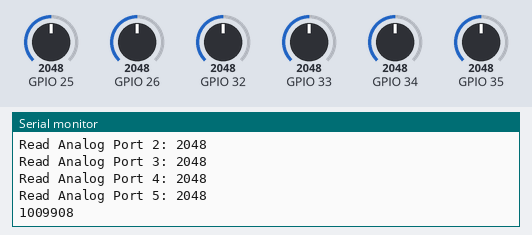
Recording of a sketch running on a simulated ESP32. Shown: the last lines printed to the serial monitor. Inputs (shaded band) come from the test bench; at power-on: GPIO 25 = 2048, GPIO 26 = 2048, GPIO 32 = 2048, GPIO 33 = 2048, GPIO 34 = 2048, GPIO 35 = 2048.

Above: at 1.8 s.
1.9 s: GPIO 25 set to 2866
At 2.8 s:
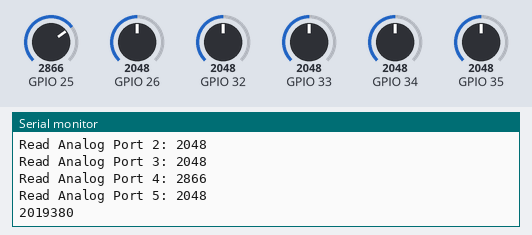
3.4 s: GPIO 26 set to 2866
At 4.7 s:
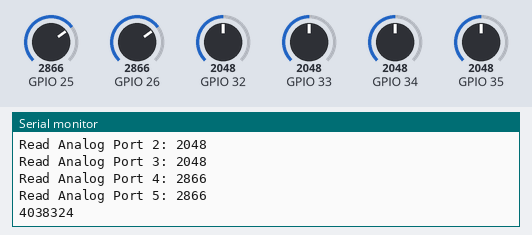
4.9 s: GPIO 32 set to 2866
At 5.9 s:
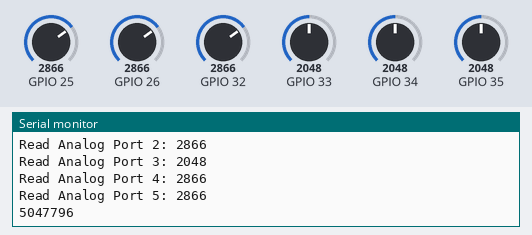
6.4 s: GPIO 33 set to 2866
At 7.4 s:
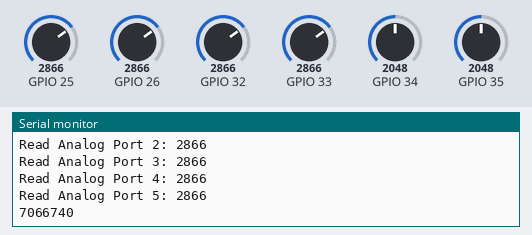
7.9 s: GPIO 34 set to 2866
At 8.6 s:
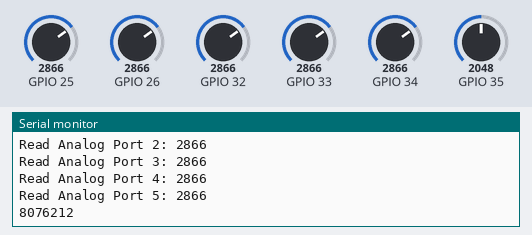
9.4 s: GPIO 35 set to 2866
At 10.8 s:
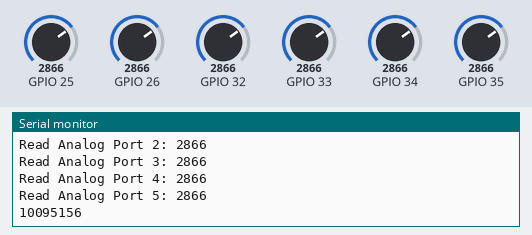
Timing chart, 0 to 11.9 s (numbered marks = the images above; inputs shaded):
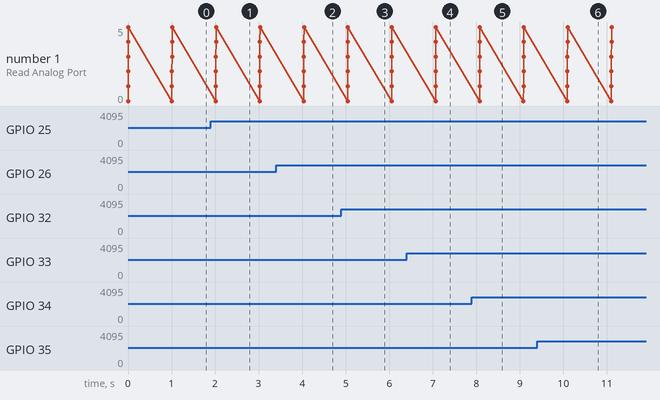

Measured:
- after the input at 1.9 s, the serial monitor: prints a new line after 0.12 s (image 1)
- after the input at 3.4 s, the serial monitor: prints a new line after 0.64 s (image 2)
- after the input at 4.9 s, the serial monitor: prints a new line after 0.15 s (image 3)
- after the input at 6.4 s, the serial monitor: prints a new line after 0.67 s (image 4)
- after the input at 7.9 s, the serial monitor: prints a new line after 0.18 s (image 5)
- after the input at 9.4 s, the serial monitor: prints a new line after 0.70 s (image 6)

The sketch:

PhotogateESP32.ino
```cpp
// #define USE_INTRANET

// Debug only
#define LOCAL_SSID "XXX"
#define LOCAL_PASS "XXX"

#define AP_SSID "PhotoGate01"
#define AP_PASS "ccaufscar01"

// #include <WiFi.h>
// #include <WebServer.h>
#include "Photogate.h"

// Photogate pinout.
const unsigned int gate[6] = {34, 35, 32, 33, 25, 26}; // ESP-WROOM-32 GPIO PINOUT. If gate size changed, must change s_gateSize due to static allocation.
Photogate Gate(gate);

// Add this to Web class later.
// char XML[2048];
// char buf[32];
//
// IPAddress ActualIP;
// IPAddress PageIP(192, 168, 1, 1);
// IPAddress Gateway(192, 168, 1, 1);
// IPAddress Subnet(255, 255, 255, 0);
// IPAddress Ip;
//
// WebServer Server(80);

void setup()
{
  Serial.begin(115200);
  Gate.PinSetGate();
}

void loop()
{
  // If start button pressed, calls Gate.InitPhotogate();
  // then,
  // Photogate time loop:
  if(Gate.IsRunning())
  {
    Gate.OnUpdate();
  }
}
```

Channel.cpp
```cpp
#import "Channel.h"

Channel::Channel(int index, int pin) : _channelIndex(index), _pin(pin), _refLevel(REF_LEVEL), _up(true), _down(false)
{
}

unsigned int Channel::Read()
{
  return analogRead(_pin);
}
```

Channel.h
```cpp
#ifndef CHANNEL_H
#define CHANNEL_H

#define REF_LEVEL 2048 // If channel read surpasses the reference level, then triggers timer as up or down.

#include <Arduino.h>

class Channel
{
public:
  Channel(int index, int pin);

public:
  inline bool GetUP() {return _up;}
  inline bool GetDown() {return _down;}
  inline bool IsRising() {return _rise;}
  inline bool IsFalling() {return _fall;}
  inline int  GetPin() {return _pin;}

public:
  inline void SetReferenceLevel(int referenceLevel) { _refLevel = referenceLevel; }
  inline void SetMarkUP() {_up = !_up;} // Called via webserver. Must not work on OnUpdate().
  inline void SetMarkDown() {_down = !_down;} // Called via webserver. Must not work on OnUpdate().
  inline void SetRiseTimer(unsigned long riseTimer) {_riseTimer = riseTimer;}
  inline void SetFallTimer(unsigned long fallTimer) {_fallTimer = fallTimer;}

public:
  unsigned int Read();

  // function: flag(). eIf read() > _refLevel, then send flag and mark as _rise. (on rise or on fall)
private:
  /*
    Channel properties:
      Channel Index.
      Reference level: 12bits ADC on ESP32, so 0->4095.
      UP and Down check boxes.
  */

  int _channelIndex;
  int _pin;
  int _refLevel;
  bool _rise, _fall; // needed for rise and fall timestamps.
  unsigned long _riseTimer;
  unsigned long _fallTimer;
  bool _up, _down; // Timestamp mark checkboxes

};

#endif
```

Photogate.cpp
```cpp
#include "Photogate.h"


Photogate::Photogate(const unsigned int* gate) : _gate(gate), _gateSize(s_gateSize), _isRunning(true)
{
  _TimeStamps = new TimeStamps();

  for(int i = 0; i < _gateSize; i++)
  {
    _Channel[i] = new Channel(i, _gate[i]);
  }

}


Photogate::~Photogate()
{
}


void Photogate::PinSetGate()
{
  for(int index = 0; index < 6; index++) {pinMode(_gate[index], INPUT_PULLUP);} // Change INPUT_PULLUP to INPUT later, check results.
  // INPUT_PULLUP: 4096 when no light is detected (must use a resistor connected to VCC, otherwise it might not work if not using devboards)
  // INPUT: 4096 when all light is detected
}


void Photogate::InitPhotogate() //Called when init button is pressed.
{
  // Start counting, call timestamps.
  // Change _isRunning status.
  _isRunning = true;
}

void Photogate::OnUpdate() // If read starts, should use this function to get time and analog data. (if using lm393, should get digital data).
{
  unsigned int t_Read[s_gateSize] = {0};

  _TimeStamps->SetTime();
  while(Serial.available() == 0)
  {
    for(int index = 0; index<s_gateSize; index++)
    {
      t_Read[index] = _Channel[index]->Read();
      //t_Read[index] = analogRead(_gate[index]);
    }

    _TimeStamps->DeltaTime();

    for(int index = 0; index<s_gateSize; index++)
    {
      //Serial.write(t_Read[index]); // Writes analog reads on serial
      Serial.print("Read Analog Port "); Serial.print(index); Serial.print(": ");
      Serial.println(t_Read[index]);
    }

    unsigned long t_dTime = _TimeStamps->GetDeltaTime();
    //Serial.write(t_dTime); // Writes deltaTime on serial
    Serial.println(t_dTime);

    delay(1000); // debug purposes.
  }
}
```

Photogate.h
```cpp
#ifndef PHOTOGATE_H
#define PHOTOGATE_H

#include <Arduino.h>
#include "Timestamps.h"
#include "Channel.h"

class Photogate
{
public:
  //Initialize functions
  Photogate(const unsigned int* gate);
  ~Photogate();
  void PinSetGate();
  void InitPhotogate();
  void OnUpdate();

public:
  inline int GetGateSize() {return _gateSize;}
  inline int GetGate(int index) {return _gate[index-1];}
  inline bool IsRunning() {return _isRunning;}

public:


private:
  const unsigned int* _gate;
  const unsigned int  _gateSize;
  bool _isRunning;

private: //static allocations
  static const int s_gateSize = 6; // "As a result, the declaration of a static data member is not considered a definition. The data member is declared in class scope, but definition is performed at file scope."

private: // plugins
  TimeStamps* _TimeStamps;
  Channel* _Channel[s_gateSize]; // Ideally, I would like to use std::vector<> here, but that could cause some memory issues in microcontrollers, as stack overflow.
};


#endif
```

Timestamps.h
```cpp
#ifndef TIMESTAMPS_H
#define TIMESTAMPS_H

#include <Arduino.h>

class TimeStamps
{
public:
  TimeStamps() : _time(0) {}

public:
  // Check necessity for esp_timer.h later.
  inline void SetTime() {_time = micros();}
  inline void DeltaTime() {_dTime = micros() - _time;}


public:
  inline unsigned long GetTime() {return _time;}
  inline unsigned long GetDeltaTime() {return _dTime;}

private:
  unsigned long _time;
  unsigned long _dTime;
};


#endif
```
